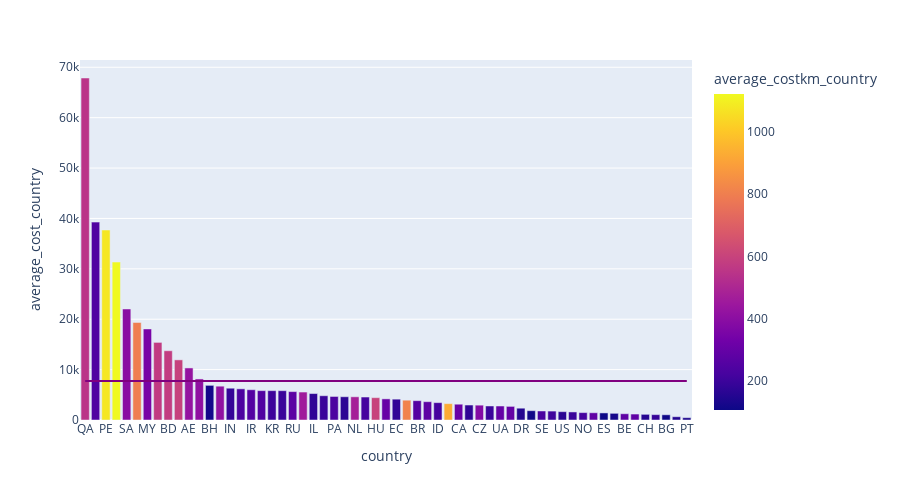

Notebook code cell kept with this figure:
### Markdown cell above
This variance in cost also continues when we look at the comparison between the most expensive projects and the most expensive projects per km. Below we plot a sorted list of the projects in the dataset, where the y-axis represents the 'average total cost' of a project and the color represents the 'average per km' cost.

### Code cell
df_engineered['average_costkm_country'] = df_engineered.groupby('country')['cost_km_2021'].transform('mean')
df_engineered['average_cost_country'] = df_engineered.groupby('country')['cost_real_2021'].transform('mean')
df_unique_countries = (df_engineered.drop_duplicates(subset='country')).sort_values(by='average_cost_country', ascending=False)
overall_avg = df_unique_countries['average_cost_country'].mean()

fig = px.bar(df_unique_countries,
             x='country',
             y='average_cost_country',
             color = 'average_costkm_country',
             height=500)

fig.add_shape(
    go.layout.Shape(
        type='line',
        x0=df_unique_countries['country'].iloc[0],
        x1=df_unique_countries['country'].iloc[-1],
        y0=overall_avg,
        y1=overall_avg,
        line=dict(color='purple')
    )
)
fig.show()

### Figure 1 — Plotly figure (JSON) as saved in the notebook; plotly's stock layout.template omitted (floating-point values rounded to 4 significant figures)
{"data": [{"alignmentgroup": "True", "hovertemplate": "country=%{x}<br>average_cost_country=%{y}<br>average_costkm_country=%{marker.color}<extra></extra>", "legendgroup": "", "marker": {"color": [547.3, 245.4, 1077.0, 1121.0, 395.8, 797.0, 349.8, 573.0, 580.0, 596.8, 423.2, 411.0, 121.7, 413.1, 185.9, 234.0, 252.5, 249.1, 201.2, 195.5, 272.6, 457.5, 175.5, 195.4, 238.0, 170.4, 474.7, 218.6, 599.1, 304.4, 180.6, 813.0, 259.0, 280.6, 219.5, 927.6, 308.9, 174.7, 378.3, 197.9, 299.5, 298.8, 151.3, 114.1, 230.5, 207.0, 164.6, 197.1, 220.3, 288.6, 107.1, 125.5, 282.5, 285.6, 156.8, 187.9, 112.9, 154.5, 140.3], "coloraxis": "coloraxis", "pattern": {"shape": ""}}, "name": "", "offsetgroup": "", "orientation": "v", "showlegend": false, "textposition": "auto", "type": "bar", "x": ["QA", "KW", "PE", "TW", "SA", "SG", "MY", "EG", "BD", "AR", "AE", "PH", "BH", "AU", "IN", "TH", "IR", "MX", "KR", "CL", "RU", "VN", "IL", "CN", "PA", "PK", "NL", "RS", "HU", "UK", "EC", "HK", "BR", "RO", "ID", "NZ", "CA", "DK", "CZ", "TR", "UA", "JP", "DR", "FR", "SE", "GR", "US", "AT", "NO", "PL", "ES", "FI", "BE", "DE", "CH", "IT", "BG", "UZ", "PT"], "xaxis": "x", "y": [67870.0, 39270.0, 37710.0, 31340.0, 22030.0, 19360.0, 18070.0, 15400.0, 13750.0, 11940.0, 10330.0, 8147.0, 6876.0, 6711.0, 6309.0, 6186.0, 6008.0, 5829.0, 5824.0, 5819.0, 5635.0, 5549.0, 5247.0, 4817.0, 4671.0, 4617.0, 4604.0, 4559.0, 4434.0, 4193.0, 4136.0, 3934.0, 3835.0, 3634.0, 3445.0, 3246.0, 3134.0, 2971.0, 2945.0, 2785.0, 2774.0, 2701.0, 2341.0, 1849.0, 1793.0, 1769.0, 1656.0, 1597.0, 1469.0, 1438.0, 1403.0, 1324.0, 1243.0, 1180.0, 1125.0, 1066.0, 1036.0, 649.5, 461.5], "yaxis": "y"}], "layout": {"barmode": "relative", "coloraxis": {"colorbar": {"title": {"text": "average_costkm_country"}}, "colorscale": [[0, "#0d0887"], [0.1111, "#46039f"], [0.2222, "#7201a8"], [0.3333, "#9c179e"], [0.4444, "#bd3786"], [0.5556, "#d8576b"], [0.6667, "#ed7953"], [0.7778, "#fb9f3a"], [0.8889, "#fdca26"], [1, "#f0f921"]]}, "height": 500, "legend": {"tracegroupgap": 0}, "margin": {"t": 60}, "shapes": [{"line": {"color": "purple"}, "type": "line", "x0": "QA", "x1": "PT", "y0": 7730.0, "y1": 7730.0}], "xaxis": {"anchor": "y", "domain": [0, 1], "title": {"text": "country"}}, "yaxis": {"anchor": "x", "domain": [0, 1], "title": {"text": "average_cost_country"}}}}
